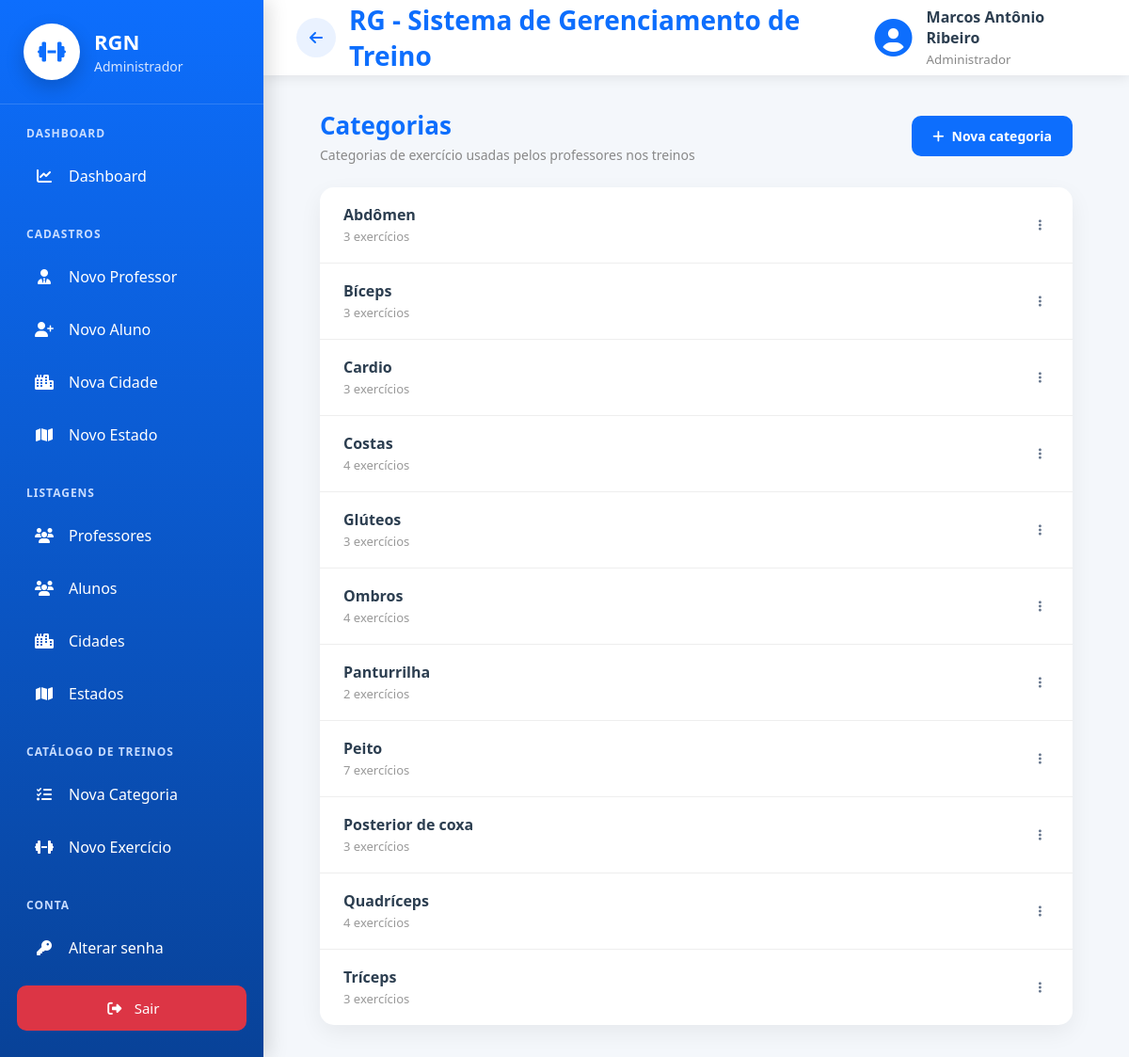
/exercicios/listar/categoria/ (signed in), run on the app's committed database.
### cadastros/models.py (models this page shows, shortened)
class Auditoria(models.Model):
    cadastrado_em = models.DateTimeField(auto_now_add=True, verbose_name="Cadastrado em")
    atualizado_em = models.DateTimeField(auto_now=True, verbose_name="Atualizado em")
    class Meta:
        abstract = True

class Pessoa(Auditoria):
    TIPO_CHOICES = [
        ('ALUNO', 'Aluno'),
        ('PROFESSOR', 'Professor'),
        ('ADMINISTRADOR', 'Administrador')
    ]
    SEXO_CHOICES = [
        ('M', 'Masculino'),
        ('F', 'Feminino'),
        ('O', 'Outro'),
    ]
    NIVEL_CHOICES = [
        (1, 'Iniciante'),
        (2, 'Intermediário'),
        (3, 'Avançado'),
    ]
    tipo = models.CharField(max_length=20, choices=TIPO_CHOICES, verbose_name="Tipo de Pessoa")
    nome = models.CharField(max_length=50, verbose_name="Nome")
    data_nascimento = models.DateField(verbose_name="Data de nascimento",null=True,blank=True,validators=[validar_data_nascimento],)
    cpf = models.CharField(max_length=11, unique=True, verbose_name="CPF")
    telefone = models.CharField(max_length=15, verbose_name="Telefone")
    objetivo = models.TextField(verbose_name="Objetivo", null=True, blank=True)
    sexo = models.CharField(max_length=20, choices=SEXO_CHOICES, verbose_name="Sexo", null=True, blank=True)
    nivel = models.IntegerField(choices=NIVEL_CHOICES, verbose_name="Nível", null=True, blank=True)
    cidade = models.ForeignKey(Cidade, on_delete=models.PROTECT)
    professor = models.ForeignKey("self", on_delete=models.PROTECT, related_name="alunos", limit_choices_to={"tipo": "PROFESSOR"}, null=True, blank=True)
    usuario = models.OneToOneField("auth.User", on_delete=models.CASCADE, related_name="pessoa_usuario")
    precisa_trocar_senha = models.BooleanField(default=False, verbose_name="Precisa trocar a senha")

### exercicio/models.py (models this page shows, shortened)
class Categoria(Auditoria):
    nome = models.CharField(max_length=100, verbose_name="Categoria")

### exercicio/views.py (the view)
# urls.py: path('listar/categoria/', CategoriaList.as_view(), name="listar-categoria"),
class CategoriaList(LoginRequiredMixin, GroupRequiredMixin, ListView):
    model = Categoria
    template_name = 'listar_categoria.html'
    context_object_name = 'categorias'
    group_required = ["Administrador"]
    def get_queryset(self):
        return Categoria.objects.annotate(
            qtd_exercicios=Count('exercicio')
        ).order_by('nome')

### exercicio/templates/listar_categoria.html (shortened to what this page needs)
{% extends 'modelo.html' %}
{% load static %}
{% block css %}
<link rel="stylesheet" href="{% static 'css/paginas/modelo.css' %}">
<link rel="stylesheet" href="{% static 'css/exercicio/listar_categoria.css' %}">
{% endblock %}
{% block main %}
<div class="lista-page">
    <div class="lista-header">
        <div>
            <h2>Categorias</h2>
            <p>Categorias de exercício usadas pelos professores nos treinos</p>
        </div>
        <a href="{% url 'cadastrar-categoria' %}" class="btn-nova">
            <i class="fas fa-plus"></i>
            Nova categoria
        </a>
    </div>
    <div class="lista-card">
        {% for categoria in categorias %}
        <div class="lista-item">
            <a href="{% url 'listar-exercicio-categoria' categoria.pk %}" class="item-info item-link">
                <strong>{{ categoria.nome }}</strong>
                <span>{{ categoria.qtd_exercicios }} exercício{{ categoria.qtd_exercicios|pluralize }}</span>
            </a>
            <div class="item-acoes">
                {% url 'editar-categoria' categoria.pk as editar_url %}
                {% if categoria.qtd_exercicios == 0 %}
                {% url 'excluir-categoria' categoria.pk as excluir_url %}
                {% endif %}
                {% include '_acoes_dropdown.html' with editar_url=editar_url excluir_url=excluir_url excluir_bloqueado="Não é possível excluir: há exercícios nesta categoria" %}
            </div>
        </div>
        {% empty %}
        <div class="lista-vazio">Nenhuma categoria cadastrada ainda.</div>
        {% endfor %}
    </div>
</div>
{% endblock %}

### paginas/templates/modelo.html (shortened to what this page needs)
{% load static %}
<!DOCTYPE html>
<html lang="pt-br">
<head>
    <link rel="stylesheet" href="{% static 'css/paginas/modelo.css' %}">
    <link rel="stylesheet" href="{% static 'css/paginas/menu.css' %}">
    <link rel="stylesheet" href="{% static 'css/paginas/dashboard/dashboard_admin.css' %}">
    <link rel="stylesheet" href="{% static 'css/paginas/dashboard/dashboard_aluno.css' %}">
    <link rel="stylesheet" href="{% static 'css/paginas/dashboard/dashboard_professor.css' %}">
    <link rel="stylesheet" href="https://cdnjs.cloudflare.com/ajax/libs/font-awesome/6.7.2/css/all.min.css">
    <link rel="stylesheet" href="{% static 'css/global/ordenar_tabela.css' %}">
    <link rel="stylesheet" href="{% static 'css/global/acoes_dropdown.css' %}">
    <link rel="stylesheet" href="{% static 'css/global/kpi_cards.css' %}">
    {% block css %}
    {% endblock %}
</head>
<body>
    <div class="layout">
        {% if request.user.is_authenticated %}
        {% if is_admin %}
        {% include 'menus/menu_admin.html' %}
        {% elif is_professor %}
        {% include 'menus/menu_professor.html' %}
        {% elif is_aluno %}
        {% include 'menus/menu_aluno.html' %}
        {% endif %}
        {% endif %}
        <div class="main-area">
            <header class="topbar">
                <div class="titulo">
                    {% if request.user.is_authenticated %}
                    {% if request.resolver_match.url_name != 'inicio' %}
                    <a href="{% url 'inicio' %}" id="btn-voltar" class="btn-voltar-topo" title="Voltar">
                        <i class="fas fa-arrow-left"></i>
                    </a>
                    {% endif %}
                    {% endif %}
                    <h2>
                        {% block titulo %}
                        RG - Sistema de Gerenciamento de Treino
                        {% endblock %}
                    </h2>
                </div>
                {% if request.user.is_authenticated %}
                <div class="usuario">
                    <i class="fas fa-circle-user"></i>
                    <div>
                        <strong>
                            {{ request.user.pessoa_usuario.nome }}
                        </strong>
                        <small>
                            {% if is_admin %}
                            Administrador
                            {% elif is_professor %}
                            Professor
                            {% elif is_aluno %}
                            Aluno
                            {% endif %}
                        </small>
                    </div>
                </div>
                {% endif %}
            </header>
            <main class="conteudo">
                {% block main %}
                {% endblock %}
            </main>
        </div>
    </div>
</body>
</html>

### paginas/templates/_acoes_dropdown.html (shortened to what this page needs)
<div class="acoes-dropdown">
    <button type="button" class="acoes-dropdown-toggle" aria-haspopup="menu" aria-expanded="false" aria-label="Ações">
        <i class="fas fa-ellipsis-vertical"></i>
    </button>
</div>

### static/css/paginas/modelo.css (style rules this page uses)
* { margin:0; padding:0; box-sizing:border-box; font-family:"Segoe UI",sans-serif; }
body { background:#f4f7fb; color:#2c3e50; }
.layout { display:flex; min-height:100vh; }
.main-area { margin-left:280px; width:calc(100% - 280px); display:flex; flex-direction:column; }
.topbar { height:80px; background:white; display:flex; justify-content:space-between; align-items:center; padding:0 35px; box-shadow:0 3px 12px rgba(0,0,0,.08); }
.titulo h2 { color:#0d6efd; font-size:28px; }
.usuario { display:flex; align-items:center; gap:15px; }
.usuario i { font-size:40px; color:#0d6efd; }
.usuario strong { display:block; font-size:16px; }
.usuario small { color:#888; }
.conteudo { flex:1; padding:35px; }
.titulo { display:flex; align-items:center; gap:14px; }
.btn-voltar-topo { width:42px; height:42px; display:flex; align-items:center; justify-content:center; flex-shrink:0; border-radius:50%; background:#eaf2ff; color:#0d6efd; text-decoration:none; font-size:16px; transition:.2s; }

### static/css/paginas/dashboard/dashboard_admin.css (style rules this page uses)
* { margin:0; padding:0; box-sizing:border-box; }

### static/css/global/acoes_dropdown.css (style rules this page uses)
.acoes-dropdown { display: inline-block; }
.acoes-dropdown-toggle { background: none; border: none; padding: 6px 8px; border-radius: 8px; color: #64748b; cursor: pointer; }

### static/css/exercicio/listar_categoria.css (style rules this page uses)
.lista-page { max-width:800px; margin:0 auto; }
.lista-header { display:flex; justify-content:space-between; align-items:center; gap:15px; flex-wrap:wrap; margin-bottom:25px; }
.lista-header h2 { color:#0d6efd; font-size:26px; }
.lista-header p { color:#888; font-size:14px; margin-top:4px; }
.btn-nova { display:inline-flex; align-items:center; gap:8px; background:#0d6efd; color:white; text-decoration:none; padding:12px 22px; border-radius:10px; font-size:14px; font-weight:600; transition:.3s; }
.lista-card { background:white; border-radius:15px; box-shadow:0 8px 25px rgba(0,0,0,.06); overflow:hidden; }
.lista-item { display:flex; justify-content:space-between; align-items:center; gap:15px; padding:18px 25px; border-bottom:1px solid #eee; transition:.2s; }
.lista-item:last-child { border-bottom:none; }
.item-info strong { display:block; color:#2c3e50; font-size:16px; }
.item-info span { color:#999; font-size:13px; }
.item-acoes { display:flex; gap:10px; }
.item-link { flex:1; text-decoration:none; }
.lista-item .item-info { flex:1; }

### data on the page
Categoria: nome "Abdômen", qtd_exercicios "3"
Categoria: nome "Bíceps", qtd_exercicios "3"
Categoria: nome "Cardio", qtd_exercicios "3"
Categoria: nome "Costas", qtd_exercicios "4"
Categoria: nome "Glúteos", qtd_exercicios "3"
Categoria: nome "Ombros", qtd_exercicios "4"
Categoria: nome "Panturrilha", qtd_exercicios "2"
Categoria: nome "Peito", qtd_exercicios "7"
Categoria: nome "Posterior de coxa", qtd_exercicios "3"
Categoria: nome "Quadríceps", qtd_exercicios "4"
Categoria: nome "Tríceps", qtd_exercicios "3"

### other printed values
{{ request.user.pessoa_usuario.nome }} "Marcos Antônio Ribeiro"
